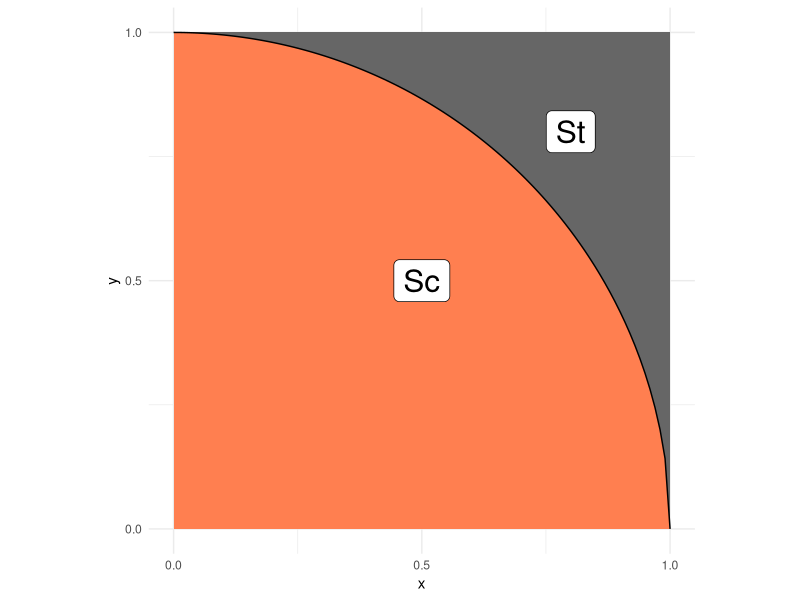
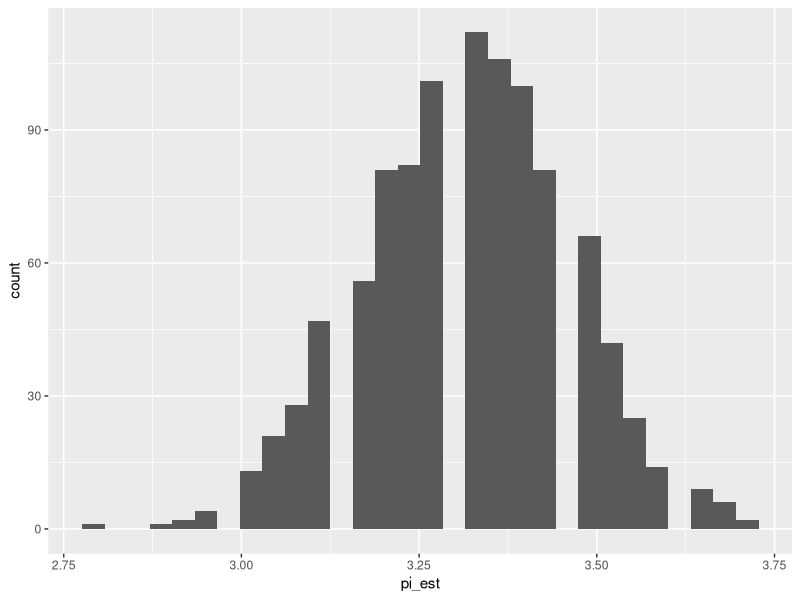

Here is the R script that generated these plots, in order:
## ---- chunk 1
library(tidyverse)
library(rsample)
## ---- chunk 2
## NOTE: No need to edit; this visual helps explain the pi estimation scheme
tibble(x = seq(0, 1, length.out = 100)) %>%
  mutate(y = sqrt(1 - x^2)) %>%

  ggplot(aes(x, y)) +
  annotate(
    "rect",
    xmin = 0, ymin = 0, xmax = 1, ymax = 1,
    fill = "grey40",
    size = 1
  ) +
  geom_ribbon(aes(ymin = 0, ymax = y), fill = "coral") +
  geom_line() +
  annotate(
    "label",
    x = 0.5, y = 0.5, label = "Sc",
    size = 8
  ) +
  annotate(
    "label",
    x = 0.8, y = 0.8, label = "St",
    size = 8
  ) +
  scale_x_continuous(breaks = c(0, 1/2, 1)) +
  scale_y_continuous(breaks = c(0, 1/2, 1)) +
  theme_minimal() +
  coord_fixed()
## ---- chunk 3
## TASK: Choose a sample size and generate samples
n <- 100  # Choose a sample size
df_q1 <- data.frame(
            x = runif(n, min = 0, max = 1),
            y = runif(n, min = 0, max = 1))  # Generate the data
## ---- chunk 4
## NOTE: Do not edit this code
# Correct sample size
assertthat::assert_that(
  dim(df_q1) %>% 
    .[[1]] == n,
  msg = "The sample size should be `n`"
)
# Correct column names
assertthat::assert_that(
  setequal(names(df_q1), c("x", "y")),
  msg = "df_q1 must include the columns `x` and `y`"
)
print("Good")
## ---- chunk 5
## TASK: Finish implementing this function
stat <- function(x, y) {
  4 * (x^2 + y^2 <= 1)
}
## ---- chunk 6
## TASK: Finish writing these assert statements

# Check the value for points *inside* the circle
assertthat::assert_that(
   tibble(x = 0.5, y = 0.5) %>% # Pick a point *inside* the circle
    mutate(stat = stat(x, y)) %>% 
    pull(stat) %>% 
    .[[1]] == 4,# Write the correct value of stat() here
  msg = "Incorrect value when a point is inside the circle"
)

# Check the value for points *outside* the circle
assertthat::assert_that(
   tibble(x = 0.9, y = 0.9) %>% # Pick a point *outside* the circle
    mutate(stat = stat(x, y)) %>% 
    pull(stat) %>% 
    .[[1]] == 0, # Write the correct value of stat() here
  msg = "Incorrect value when a point is outside the circle"
)
print("Your assertions passed, but make sure they're checking the right thing!")
## ---- chunk 7
## TASK: Estimate pi using your data from q1
df_q3 <- 
  df_q1 %>% 
  # TODO: Estimate pi as the column `pi_est`
    summarize(pi_est = mean(stat(x,y)))
df_q3
## ---- chunk 8
## NOTE: Do not edit this code
# Correct sample size
assertthat::assert_that(
  dim(df_q3) %>% 
    .[[1]] == 1,
  msg = "This result should have just one row"
)
# Correct column names
assertthat::assert_that(
  setequal(names(df_q3), c("pi_est")),
  msg = "df_q3 must include the column `pi_est`"
)
print("Good")
## ---- chunk 9
## TASK: Finish the code below
df_q4 <- 
  df_q1 %>% 
  bootstraps(., times = 1000) %>% 
  mutate(
    pi_est = map_dbl(
      splits,
      function(split_df) {
        analysis(split_df) %>% 
          # Estimate pi (pi_est) using the resampled data;
          # this should be *identical* to the
          # code you wrote for q3
          summarize(pi_est = mean(stat(x,y))) %>%
          pull(pi_est)
      }
    )
  )

## NOTE: Do not edit; use this to visualize your results
df_q4 %>% 
  ggplot(aes(pi_est)) +
  geom_histogram()
## ---- chunk 10
## TASK: Compute a bootstrap confidence interval at the 95% level (alpha = 0.05)
df_q5 <- 
  df_q4 %>% 
  summarize(
    # TODO: Compute pi_lo and pi_up
    pi_lo = quantile(pi_est, p = 0.05 / 2),
    pi_up = quantile(pi_est, p = 1 - 0.05 / 2)
  )

df_q5
## ---- chunk 11
df_q1 %>%
  summarize(
    lo_q1 = mean(stat(x, y)) -
      qnorm(1 - (1 - 0.95) / 2) * sd(stat(x, y)) / sqrt(100),
    hi_q1 = mean(stat(x, y)) +
      qnorm(1 - (1 - 0.95) / 2) * sd(stat(x, y)) / sqrt(100)
  )
